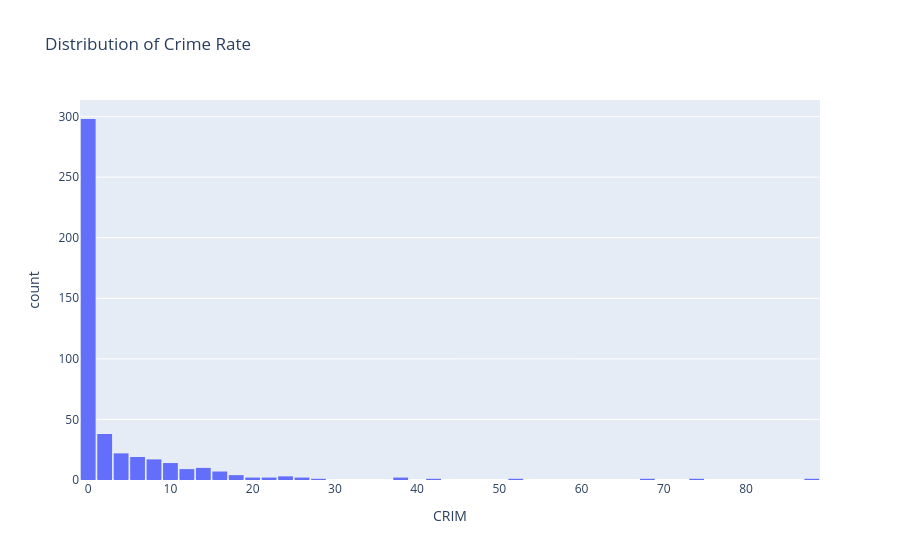

Notebook source saved alongside this figure:
### Code cell
fig = px.histogram(
    train_df,
    x = 'CRIM',
    nbins = 50,
    title = 'Distribution of Crime Rate'
)
fig.update_layout(bargap = 0.1)
fig.show()

### Figure 1 — Plotly figure (JSON) as saved in the notebook; plotly's stock layout.template omitted (floating-point values rounded to 4 significant figures; data arrays with more than 128 entries replaced by an {"elided": "..."} marker saying what was removed)
{"data": [{"bingroup": "x", "hovertemplate": "CRIM=%{x}<br>count=%{y}<extra></extra>", "legendgroup": "", "marker": {"color": "#636efa", "pattern": {"shape": ""}}, "name": "", "nbinsx": 50, "orientation": "v", "showlegend": false, "type": "histogram", "x": {"elided": "455 float values"}, "xaxis": "x", "yaxis": "y"}], "layout": {"bargap": 0.1, "barmode": "relative", "legend": {"tracegroupgap": 0}, "title": {"text": "Distribution of Crime Rate"}, "xaxis": {"anchor": "y", "domain": [0, 1], "title": {"text": "CRIM"}}, "yaxis": {"anchor": "x", "domain": [0, 1], "title": {"text": "count"}}}}
